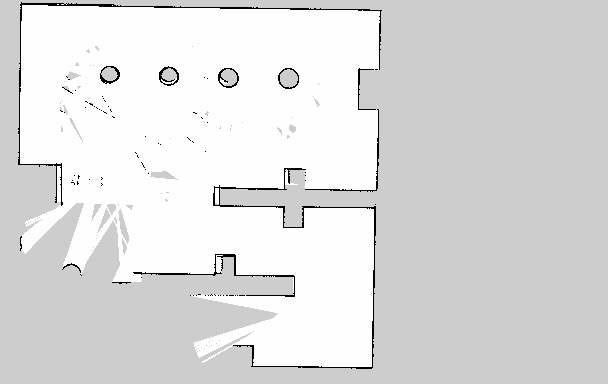
#> input picture Gazebo_test_map/tesst.png, 608 x 384 px
$ python findcontour.py   (older library calls are emulated)
#> lines starting #> are read from the running program, lines starting #| are printed output that depends on the picture; after the words box and inside, x2 and y2 are one past the last pixel; in counts of white or black regions, pixels touching at a corner belong together
# -*- coding: UTF-8 -*-

import cv2
import numpy as np
from matplotlib import pyplot as plt
import copy

def _transform_state(input_map, state_range=[230, 100]):
    """
    Probabilities in OGMs will be transformed into 3 values: 0, 128, 255. \n
    Occupied Space:   0\n
    Unknown  Space: 128\n
    Free     Space: 255
    """

    r, c = np.shape(input_map)
    for i in range(r):
        for j in range(c):

            if input_map[i, j]  > state_range[0]:  # White >> Free Space
                input_map[i, j] = 255

            elif input_map[i, j] < state_range[1]: # Black >> Occupied Space
                input_map[i, j] = 0

            else:                       # Gray  >> Unknown Space
                input_map[i, j] = 255

    return input_map

def _extend_black_pixel(input_map):

    black_pts = np.where(input_map==0)
    r, c = np.shape(black_pts)
    for i in range(c):
        x = black_pts[0][i]
        y = black_pts[1][i]
        input_map[x-5:x+6, y-5:y+6] = 0

    return input_map

img = cv2.imread("Gazebo_test_map//tesst.png")
#> img is the input picture: shape (384, 608, 3); min 0, max 254, mean 221.6
img_gray = cv2.cvtColor(img,cv2.COLOR_BGR2GRAY)
img_binary = _transform_state(input_map=img_gray)
#> after the loop in _transform_state, `for i in range(r):`:
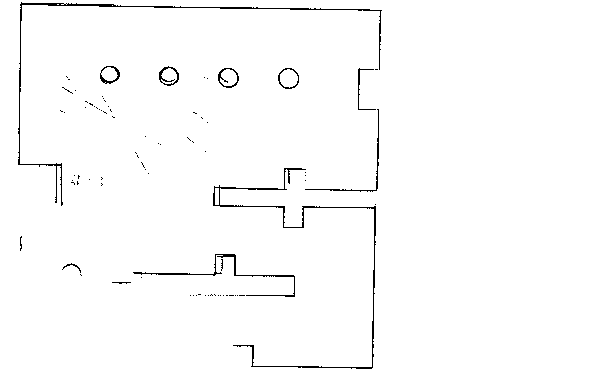
#> input_map: shape (384, 608); 98.5% white; black in thin lines or dots, all inside (x1, y1, x2, y2) = (18, 2, 382, 369)


ret, binary = cv2.threshold(img_gray,127,255,cv2.THRESH_BINARY)
_, contours, hierarchy = cv2.findContours(binary, cv2.RETR_TREE, cv2.CHAIN_APPROX_SIMPLE)
#> contours = 125 contours, 108 with area under 20; largest, box (x1, y1, x2, y2) and area: (0, 0, 608, 384) 232481, (17, 1, 383, 207) 1720, (212, 167, 377, 370) 1706, (132, 253, 296, 298) 690, (277, 67, 300, 90) 382
# cv2.drawContours(img,contours,-1,(0,0,255),3)

a = np.ones(np.shape(img_gray))*255

for i in range(len(contours)-1):
# for i in range(1):

    x = contours[i+1][:,0,0]
    y = contours[i+1][:,0,1]

    vertex = np.vstack((x,y)).T
    # print(np.shape(vertex))


    # triangle = np.array([ [10,30], [40,80], [10,90] ], np.int32) #注意xy座標
    cv2.fillConvexPoly(a, vertex, 0)
#> this loop made 124 passes
#> (x, y, vertex) on passes 2, 3, 6, 7, 8, 9, 10: ([236, 237, 238, 237], [295, 294, 295, 296], [[236, 295], [237, 294], [238, 295], [237, 296]]), ([234, 235, 236, 235], [295, 294, 295, 296], [[234, 295], [235, 294], [236, 295], [235, 296]]), ([222, 223, 224, 223], [295, 294, 295, 296], [[222, 295], [223, 294], [224, 295], [223, 296]]), ([219, 220, 221, 220], [295, 294, 295, 296], [[219, 295], [220, 294], [221, 295], [220, 296]]), ([217, 218, 219, 218], [295, 294, 295, 296], [[217, 295], [218, 294], [219, 295], [218, 296]]), ([214, 215, 216, 215], [295, 294, 295, 296], [[214, 295], [215, 294], [216, 295], [215, 296]]), ([211, 212, 213, 212], [295, 294, 295, 296], [[211, 295], [212, 294], [213, 295], [212, 296]])
#> (x, y) on passes 1, 4, 5, 19, 24, 34: ([238, 239, 244, 245, 244, 239], [295, 294, 294, 295, 296, 296]), ([228, 229, 233, 234, 233, 229], [295, 294, 294, 295, 296, 296]), ([225, 226, 227, 228, 227, 226], [295, 294, 294, 295, 296, 296]), ([197, 198, 200, 201, 200, 198], [294, 293, 293, 294, 295, 295]), ([220, 221, 222, 222, 221, 220], [269, 268, 269, 270, 271, 270]), ([73, 74, 75, 75, 74, 73], [183, 182, 183, 184, 185, 184])
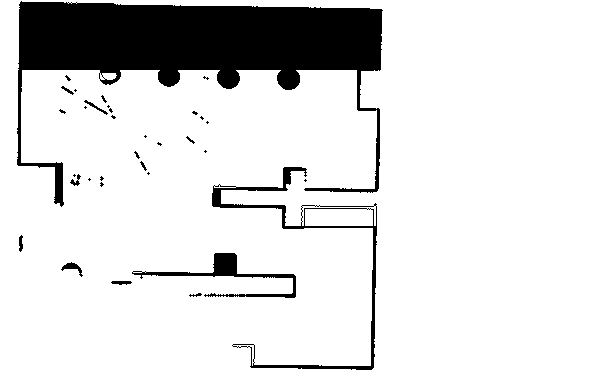
#> a: shape (384, 608) float64; 87% white; 34 black regions (22 under 20 px), largest, box (x1, y1, x2, y2) and area: (17, 1, 383, 207) 26122, (212, 167, 377, 370) 2283, (132, 253, 296, 298) 1320


plt.imshow(a, cmap='gray')
# [4 lines of commented-out code are left out]
plt.show()

$ run again, with Gazebo_test_map/test0223_2.png copied over Gazebo_test_map/tesst.png
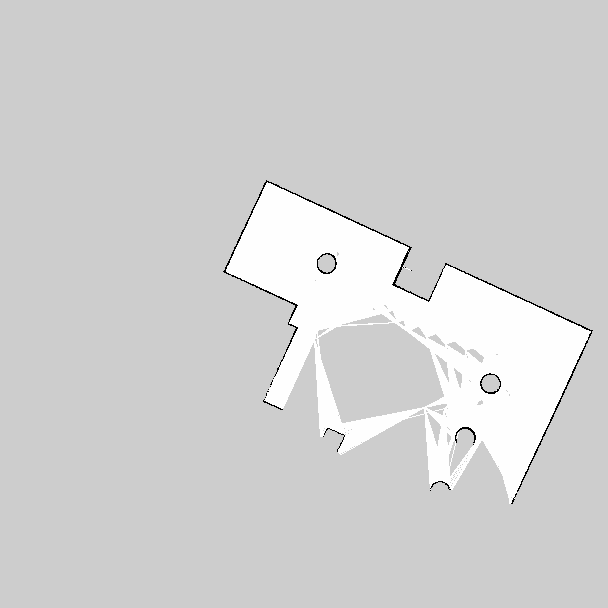
#> input picture Gazebo_test_map/test0223_2.png, 608 x 608 px
#> img is the input picture: shape (608, 608, 3); min 0, max 254, mean 209.8
#> after the loop in _transform_state, `for i in range(r):`:
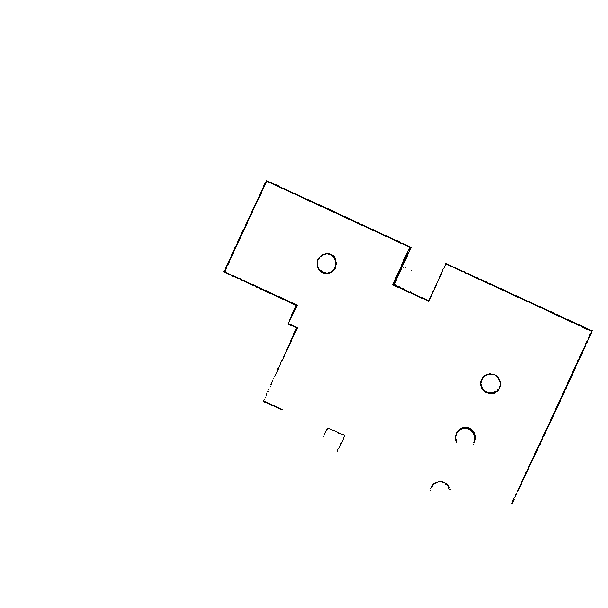
#> input_map: shape (608, 608); 99.5% white; black in thin lines or dots, all inside (x1, y1, x2, y2) = (223, 180, 593, 504)
#> contours = 68 contours, 54 with area under 20; largest, box (x1, y1, x2, y2) and area: (0, 0, 608, 608) 368449, (222, 179, 413, 276) 646, (516, 339, 589, 493) 405, (452, 266, 594, 341) 383, (391, 250, 433, 303) 227
#> the loop `for i in range(len(contours)-1):` made 67 passes
#> (x, y) on passes 3, 5, 7: ([516, 517, 517, 516, 516, 515, 514, 514], [492, 493, 494, 495, 496, 497, 496, 494]), ([448, 449, 450, 451, 450, 449], [489, 488, 488, 489, 490, 490]), ([444, 445, 446, 449, 449, 450, 448, 447, 447, 446, 445, 444], [483, 482, 482, 485, 486, 487, 489, 488, 486, 485, 485, 484])
#> after the loop `for i in range(len(contours)-1):`:
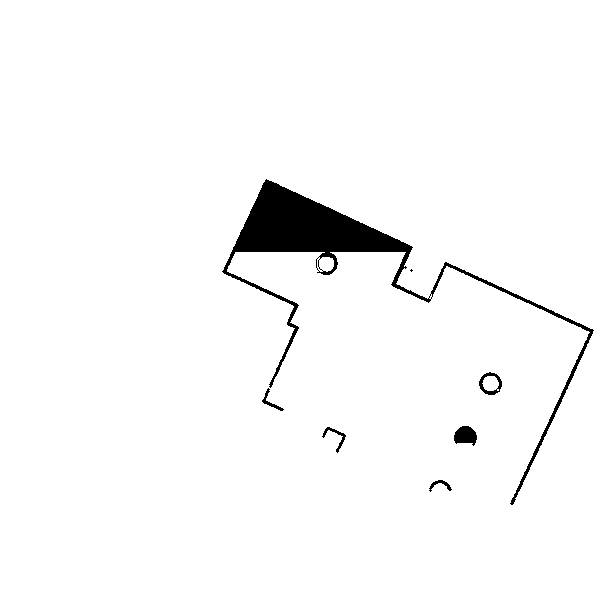
#> a: shape (608, 608) float64; 97.2% white; 7 black regions (1 under 20 px), largest, box (x1, y1, x2, y2) and area: (222, 179, 594, 505) 9404, (454, 426, 477, 446) 331, (479, 372, 502, 395) 197, (322, 427, 346, 453) 129, (262, 388, 284, 411) 104, (429, 480, 452, 492) 91

$ run again, with Gazebo_test_map/test0223_3.png copied over Gazebo_test_map/tesst.png
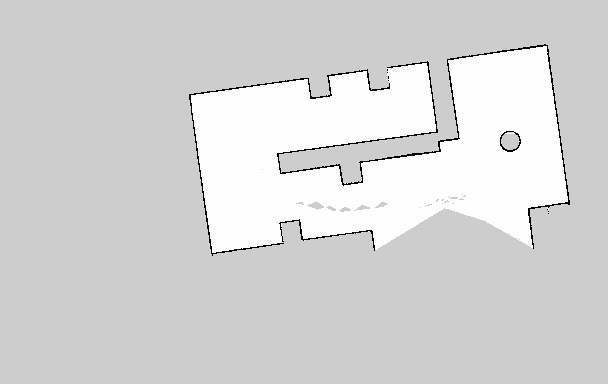
#> input picture Gazebo_test_map/test0223_3.png, 608 x 384 px
#> img is the input picture: shape (384, 608, 3); min 0, max 254, mean 213.6
#> after the loop in _transform_state, `for i in range(r):`:
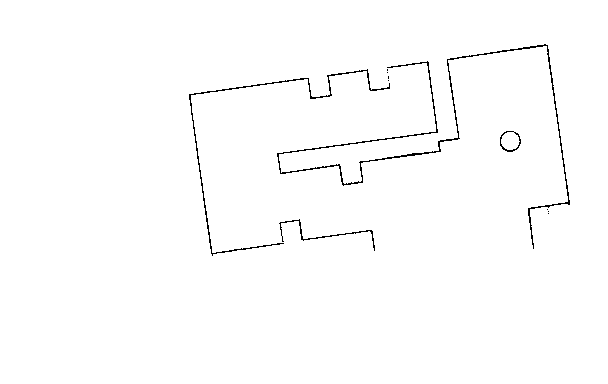
#> input_map: shape (384, 608); 99% white; black in thin lines or dots, all inside (x1, y1, x2, y2) = (189, 44, 570, 256)
#> contours = 13 contours, 8 with area under 20; largest, box (x1, y1, x2, y2) and area: (0, 0, 608, 384) 232481, (276, 43, 571, 250) 2300, (188, 68, 391, 257) 1181, (278, 218, 376, 252) 332, (499, 130, 522, 153) 148
#> the loop `for i in range(len(contours)-1):` made 12 passes
#> (x, y, vertex) on passes 3, 4, 5, 7: ([547, 548, 549, 548], [213, 212, 213, 214], [[547, 213], [548, 212], [549, 213], [548, 214]]), ([547, 548, 549, 548], [211, 210, 211, 212], [[547, 211], [548, 210], [549, 211], [548, 212]]), ([546, 547, 548, 547], [209, 208, 209, 210], [[546, 209], [547, 208], [548, 209], [547, 210]]), ([387, 388, 389, 388], [80, 79, 80, 81], [[387, 80], [388, 79], [389, 80], [388, 81]])
#> after the loop `for i in range(len(contours)-1):`:
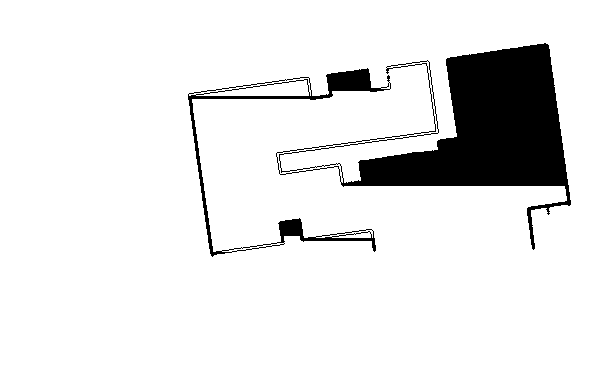
#> a: shape (384, 608) float64; 90.6% white; 2 black regions, box (x1, y1, x2, y2) and area: (276, 43, 571, 250) 18897, (188, 68, 391, 257) 3128
